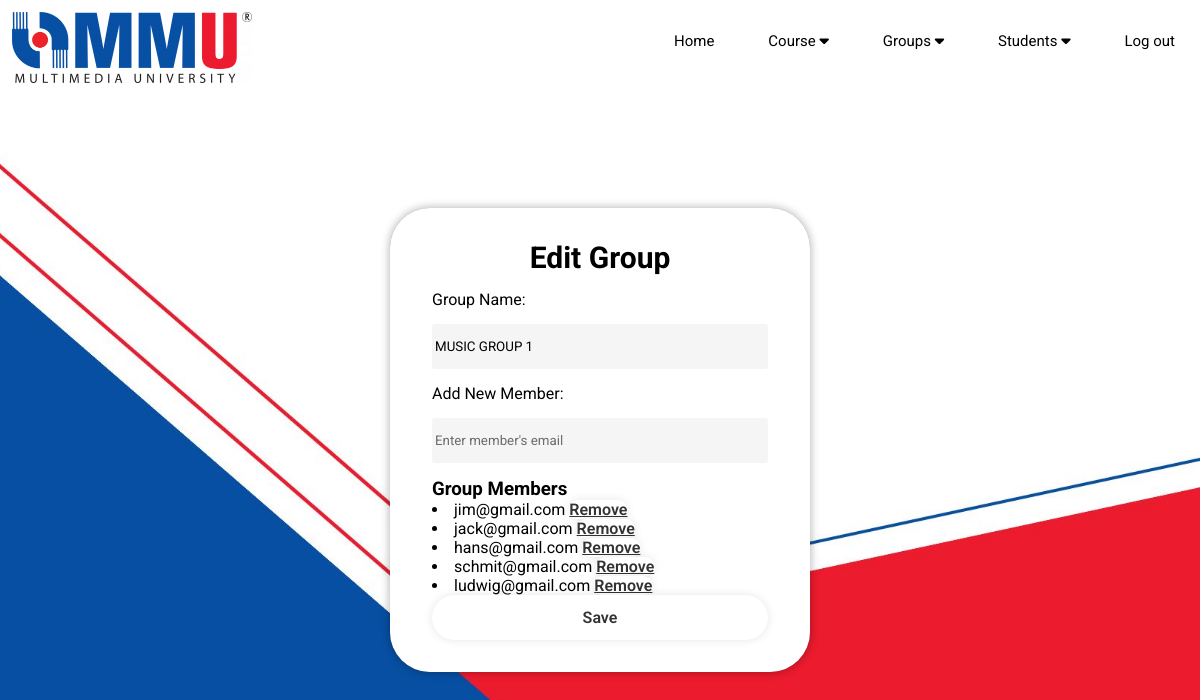
Page /edit_group/32 (signed in) on the committed database.
### tables this page shows
CREATE TABLE "Groups" (
	"group_id"	INTEGER NOT NULL,
	"class_id"	TEXT,
	"group_name"	TEXT NOT NULL,
	FOREIGN KEY("class_id") REFERENCES "Classes"("class_id"),
	PRIMARY KEY("group_id" AUTOINCREMENT)
);

CREATE TABLE "Users" (
	"user_id"	INTEGER NOT NULL,
	"name"	TEXT NOT NULL,
	"email"	TEXT NOT NULL,
	"password"	TEXT NOT NULL,
	PRIMARY KEY("user_id" AUTOINCREMENT)
);

### app.py (the view)
@app.route('/edit_group/<group_id>', methods=['GET', 'POST'])
def edit_group(group_id):
    lecturer_id = session.get("user_id")
    if not lecturer_id:
        flash("No user logged in", "danger")
        return redirect(url_for('group_list'))
    conn = get_db_connection()
    cursor = conn.cursor()
    if request.method == 'POST':
        new_group_name = request.form['group_name']
        new_member_email = request.form.get('new_member')
        if not new_group_name:
            flash("Group name cannot be empty", 'danger')
            return redirect(url_for('edit_group', group_id=group_id))
        try:
            cursor.execute("SELECT class_id FROM Groups WHERE group_id = ?", (group_id,))
            group_details = cursor.fetchone()
            class_id = group_details['class_id'] if group_details else None
            if class_id is None:
                flash('Course ID not found for the group', 'danger')
                return redirect(url_for('edit_group', group_id=group_id))
            cursor.execute("UPDATE Groups SET group_name = ? WHERE group_id = ?", (new_group_name, group_id))
            if new_member_email:
                cursor.execute("SELECT user_id FROM Users WHERE email = ?", (new_member_email,))
                user = cursor.fetchone()
                if user:
                    user_id = user['user_id']
                    existing_user_id = user_id
                    cursor.execute("SELECT group_id FROM group_members WHERE user_id = ? AND class_id = ?", (existing_user_id, class_id))
                    existing_group = cursor.fetchone()
                    if existing_group:
                        flash('User is already a member of the group in the provided class', 'warning')
                        conn.close()
                        return redirect(url_for('edit_group', group_id=group_id))
                    cursor.execute("INSERT INTO group_members (group_id, user_id, class_id) VALUES (?, ?, ?)", (group_id, user_id, class_id))
                    flash(f'Added new member: {new_member_email}', 'success')
                else:
                    flash(f'User with email {new_member_email} not found', 'danger')
            conn.commit()
            flash('Group updated successfully', 'success')
        except sqlite3.IntegrityError:
            conn.rollback()
            flash('Integrity error: possibly a duplicate entry', 'danger')
        except sqlite3.Error as e:
            conn.rollback()
            flash(f'Database error: {str(e)}', 'danger')
        finally:
            conn.close()
        return redirect(url_for('edit_group', group_id=group_id))
    else:  # GET request
        try:
            cursor.execute("SELECT group_name, class_id FROM Groups WHERE group_id = ?", (group_id,))
            group_details = cursor.fetchone()
            group_name = group_details['group_name'] if group_details else None
            cursor.execute("""
                SELECT Users.user_id, Users.email
                FROM Users
                INNER JOIN group_members ON Users.user_id = group_members.user_id
                WHERE group_members.group_id = ?
            """, (group_id,))
            group_members = cursor.fetchall()
        except sqlite3.Error as e:
            flash(f'Error retrieving group details: {str(e)}', 'danger')
            group_name = None
            group_members = []
        finally:
            conn.close()
        return render_template('edit_group.html', group_id=group_id, group_name=group_name, group_members=group_members)

### app.py (called while the page is built)
def get_db_connection():
    conn = sqlite3.connect(DATABASE)
    conn.row_factory = sqlite3.Row
    return conn

### templates/edit_group.html (shortened to what this page needs)
{% extends "layout_lect.html" %}
{% block content %}
    <div class="add_class">
        <h1>Edit Group</h1>
        <form method="POST" action="{{ url_for('edit_group', group_id=group_id) }}">
            <div class="input">
                <label for="group_name">Group Name:</label>
                <input class="input_field" type="text" name="group_name" class="form-control" id="group_name" value="{{ group_name }}" required>
            </div>
            <div class="input">
                <label for="new_member">Add New Member:</label>
                <input class="input_field" type="email" name="new_member" class="form-control" id="new_member" placeholder="Enter member's email">
            </div>
            <h3>Group Members</h3>
            <table class="list-group">
                {% for member in group_members %}
                    <li class="list-group-item d-flex justify-content-between align-items-center">
                        {{ member['email'] }}
                        <a href="{{ url_for('remove_member', group_id=group_id, user_id=member['user_id']) }}" class="btn btn-danger btn-sm">Remove</a>
                    </li>
                {% endfor %}
                </table>
            <button type="submit" class="btn btn-primary mt-3">Save</button>
        </form>
    </div>
{% endblock %}

### static/style_LecturerMenu.css (style rules this page uses)
* { padding: 0; margin: 0; box-sizing: border-box; font-family: "Roboto", sans-serif; }
body { display: flex; justify-content: center; align-items: center; min-height: 100vh; background: url(PageBg.jpg) no-repeat; background-attachment: fixed; background-size: cover; background-position: center; image-resolution: 1080; }
.add_class { min-width:420px; width: auto; background: rgb(255, 255, 255); color: black; border: 2px solid rgba(255, 255, 255, .2); backdrop-filter: contrast(50%); box-shadow: 0 0 10px rgba(0, 0, 0, 0.329); border-radius: 40px; margin-top: 80px; padding: 30px 40px; }
.add_class h1 { padding-bottom: 15px; font-size: 30px; text-align: center; }
input { width: 80%; background: transparent; border: 0; outline: 0; padding: 15px 3px; }
.input_field { background-color: rgba(245, 245, 245, 0.993); margin: 15px 0; border-radius: 3px; display: flex; align-items: center; width: 100%; }
.input input::placeholder { color: rgba(0, 0, 0, 0.56); }
.add_class .btn { width: 100%; height: 45px; background: transparent; background-color: rgb(255, 255, 255); border: none; outline: none; border-radius: 40px; box-shadow: 0 0 10px rgba(0, 0, 0, .1); cursor: pointer; font-size: 16px; color: #333; font-weight: 600; }
.btn-primary { width: 100%; height: 45px; background: transparent; border: none; outline: none; border-radius: 40px; box-shadow: 0 0 10px rgba(0, 0, 0, .1); cursor: pointer; font-size: 16px; color: #333; font-weight: 600; }

### rows in the picture
Groups: group_name "MUSIC GROUP 1"
Users: email "jim@gmail.com"
Users: email "jack@gmail.com"
Users: email "hans@gmail.com"
Users: email "schmit@gmail.com"
Users: email "ludwig@gmail.com"
